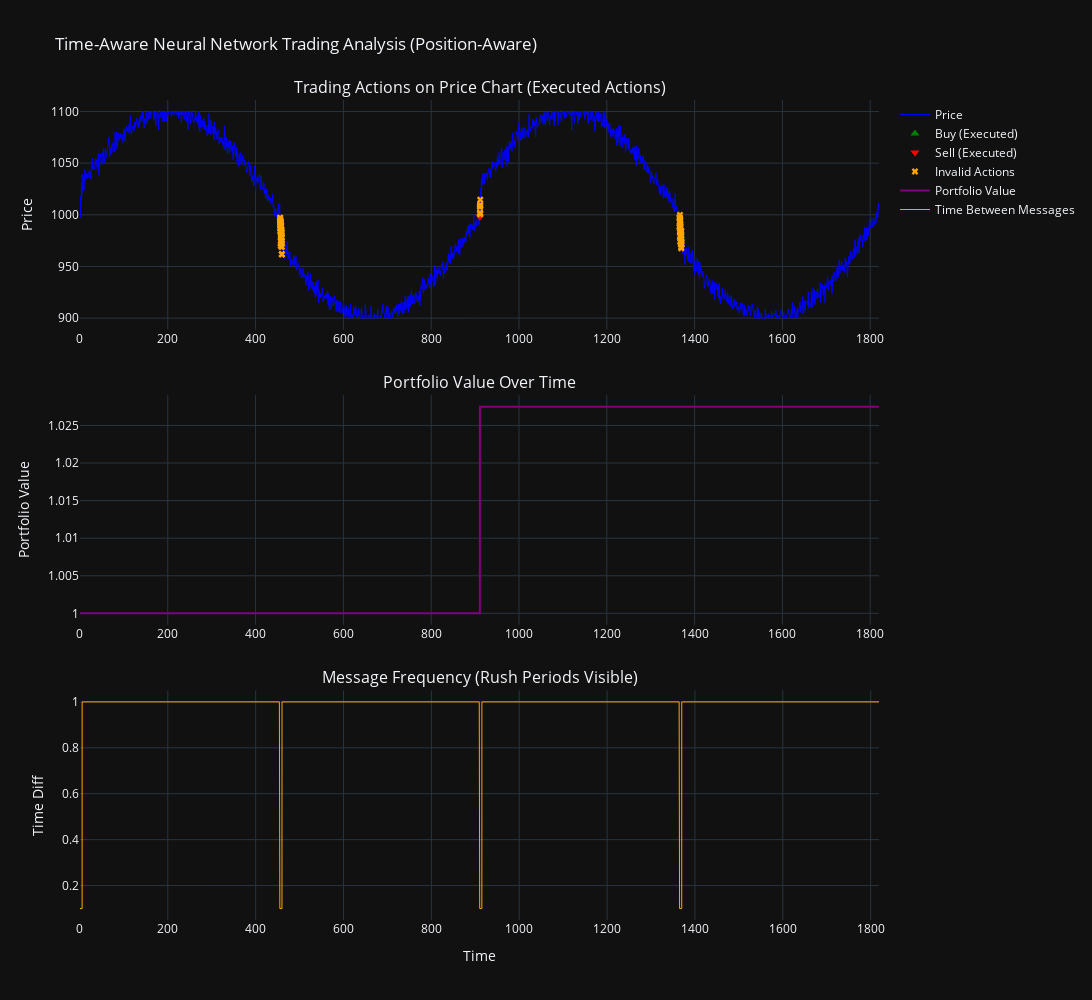

The notebook cell saved with this chart:
### Code cell
# Create multi-panel plotly visualization using executed actions
fig = make_subplots(
    rows=3, cols=1,
    subplot_titles=('Trading Actions on Price Chart (Executed Actions)', 'Portfolio Value Over Time', 'Message Frequency (Rush Periods Visible)'),
    vertical_spacing=0.08
)

# Panel 1: Price with buy/sell signals (use executed_actions)
fig.add_trace(
    go.Scatter(x=timestamps[:2000], y=price_data[:2000], name="Price", line=dict(color="blue", width=1)),
    row=1, col=1
)

# Buy signals (executed)
buy_mask = executed_actions[:2000] == 2
buy_signals = timestamps[:2000][buy_mask]
buy_prices = price_data[:2000][buy_mask]
fig.add_trace(
    go.Scatter(x=buy_signals, y=buy_prices, mode='markers', name="Buy (Executed)", 
               marker=dict(color="green", symbol="triangle-up", size=8)),
    row=1, col=1
)

# Sell signals (executed)
sell_mask = executed_actions[:2000] == 0
sell_signals = timestamps[:2000][sell_mask]
sell_prices = price_data[:2000][sell_mask]
fig.add_trace(
    go.Scatter(x=sell_signals, y=sell_prices, mode='markers', name="Sell (Executed)",
               marker=dict(color="red", symbol="triangle-down", size=8)),
    row=1, col=1
)

# Invalid actions (converted to hold)
invalid_mask = (raw_actions[:2000] != executed_actions[:2000]) & (executed_actions[:2000] == 1)
invalid_signals = timestamps[:2000][invalid_mask]
invalid_prices = price_data[:2000][invalid_mask]
fig.add_trace(
    go.Scatter(x=invalid_signals, y=invalid_prices, mode='markers', name="Invalid Actions",
               marker=dict(color="orange", symbol="x", size=6)),
    row=1, col=1
)

# Panel 2: Portfolio value
fig.add_trace(
    go.Scatter(x=timestamps[:2000], y=portfolio_values[:2000], name="Portfolio Value", 
               line=dict(color="purple", width=2)),
    row=2, col=1
)

# Panel 3: Message frequency
time_diffs = np.diff(timestamps[:2000])
fig.add_trace(
    go.Scatter(x=timestamps[:1999], y=time_diffs, name="Time Between Messages", 
               line=dict(color="orange", width=1)),
    row=3, col=1
)

# Update layout
fig.update_layout(
    height=1000,
    width=1200,
    title_text="Time-Aware Neural Network Trading Analysis (Position-Aware)",
    showlegend=True
)

# Update y-axis labels
fig.update_yaxes(title_text="Price", row=1, col=1)
fig.update_yaxes(title_text="Portfolio Value", row=2, col=1)
fig.update_yaxes(title_text="Time Diff", row=3, col=1)
fig.update_xaxes(title_text="Time", row=3, col=1)

fig.show()

### Figure 1 — Plotly figure (JSON) as saved in the notebook; plotly's stock layout.template omitted (floating-point values rounded to 4 significant figures; data arrays with more than 128 entries replaced by an {"elided": "..."} marker saying what was removed)
{"data": [{"line": {"color": "blue", "width": 1}, "name": "Price", "x": {"elided": "2000 float values"}, "y": {"elided": "2000 float values"}, "type": "scatter", "xaxis": "x", "yaxis": "y"}, {"marker": {"color": "green", "size": 8, "symbol": "triangle-up"}, "mode": "markers", "name": "Buy (Executed)", "x": [458.1, 1369.0], "y": [971.5, 977.6], "type": "scatter", "xaxis": "x", "yaxis": "y"}, {"marker": {"color": "red", "size": 8, "symbol": "triangle-down"}, "mode": "markers", "name": "Sell (Executed)", "x": [911.0], "y": [998.2], "type": "scatter", "xaxis": "x", "yaxis": "y"}, {"marker": {"color": "orange", "size": 6, "symbol": "x"}, "mode": "markers", "name": "Invalid Actions", "x": [455.9, 456.0, 456.1, 456.2, 456.3, 456.4, 456.5, 456.6, 456.7, 456.8, 456.9, 457.0, 457.1, 457.2, 457.3, 457.4, 457.5, 457.6, 457.7, 457.8, 457.9, 458.0, 458.2, 458.3, 458.4, 458.5, 458.6, 458.7, 458.8, 458.9, 459.0, 459.1, 459.2, 459.3, 459.4, 459.5, 459.6, 459.7, 459.8, 459.9, 460.0, 911.1, 911.2, 911.3, 911.4, 911.5, 911.6, 911.7, 911.8, 1366.0, 1366.0, 1366.0, 1366.0, 1366.0, 1366.0, 1367.0, 1367.0, 1367.0, 1367.0, 1367.0, 1367.0, 1367.0, 1367.0, 1367.0, 1367.0, 1368.0, 1368.0, 1368.0, 1368.0, 1368.0, 1368.0, 1368.0, 1368.0, 1368.0, 1368.0, 1368.0, 1369.0, 1369.0, 1369.0, 1369.0, 1369.0, 1369.0, 1369.0, 1369.0, 1369.0, 1370.0, 1370.0, 1370.0, 1370.0, 1370.0], "y": [993.9, 997.3, 987.0, 995.0, 996.1, 992.8, 989.2, 991.4, 984.7, 983.5, 991.9, 986.1, 993.2, 994.0, 992.3, 974.7, 969.9, 983.9, 979.8, 978.6, 987.3, 977.3, 971.9, 984.7, 985.1, 985.2, 973.0, 989.4, 980.7, 977.6, 971.3, 974.6, 974.4, 977.9, 968.8, 978.5, 969.1, 961.8, 983.1, 972.6, 961.8, 1002.0, 1007.0, 1009.0, 1002.0, 1010.0, 1000.0, 1009.0, 1015.0, 997.6, 988.4, 987.9, 997.0, 995.7, 989.6, 993.5, 992.7, 983.7, 999.9, 979.3, 986.5, 988.1, 984.2, 990.5, 983.9, 973.7, 994.7, 979.5, 982.9, 983.7, 988.7, 985.1, 982.3, 974.7, 982.8, 980.8, 981.9, 971.2, 974.1, 983.9, 972.1, 973.9, 968.6, 979.3, 973.3, 984.1, 967.6, 976.9, 972.3, 971.1], "type": "scatter", "xaxis": "x", "yaxis": "y"}, {"line": {"color": "purple", "width": 2}, "name": "Portfolio Value", "x": {"elided": "2000 float values"}, "y": {"elided": "2000 float values"}, "type": "scatter", "xaxis": "x2", "yaxis": "y2"}, {"line": {"color": "orange", "width": 1}, "name": "Time Between Messages", "x": {"elided": "1999 float values"}, "y": {"elided": "1999 float values"}, "type": "scatter", "xaxis": "x3", "yaxis": "y3"}], "layout": {"xaxis": {"anchor": "y", "domain": [0.0, 1.0]}, "yaxis": {"anchor": "x", "domain": [0.72, 1.0], "title": {"text": "Price"}}, "xaxis2": {"anchor": "y2", "domain": [0.0, 1.0]}, "yaxis2": {"anchor": "x2", "domain": [0.36, 0.64], "title": {"text": "Portfolio Value"}}, "xaxis3": {"anchor": "y3", "domain": [0.0, 1.0], "title": {"text": "Time"}}, "yaxis3": {"anchor": "x3", "domain": [0.0, 0.28], "title": {"text": "Time Diff"}}, "annotations": [{"font": {"size": 16}, "showarrow": false, "text": "Trading Actions on Price Chart (Executed Actions)", "x": 0.5, "xanchor": "center", "xref": "paper", "y": 1.0, "yanchor": "bottom", "yref": "paper"}, {"font": {"size": 16}, "showarrow": false, "text": "Portfolio Value Over Time", "x": 0.5, "xanchor": "center", "xref": "paper", "y": 0.64, "yanchor": "bottom", "yref": "paper"}, {"font": {"size": 16}, "showarrow": false, "text": "Message Frequency (Rush Periods Visible)", "x": 0.5, "xanchor": "center", "xref": "paper", "y": 0.28, "yanchor": "bottom", "yref": "paper"}], "title": {"text": "Time-Aware Neural Network Trading Analysis (Position-Aware)"}, "height": 1000, "width": 1200, "showlegend": true}}
